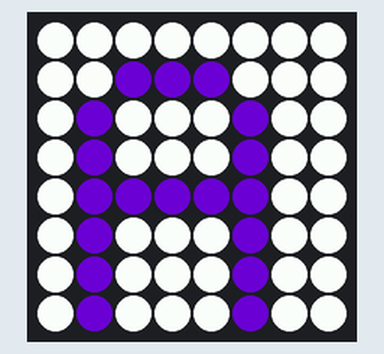
Simulated run of this program. Board: Raspberry Pi (BCM pin numbers) with a Sense HAT. Shown: the Sense HAT's 8×8 RGB LED matrix. Random numbers come from a fixed seed. At 3.0 s the program stops and its outputs stay as they are.

Above: at 0.1 s.
At 1.1 s:
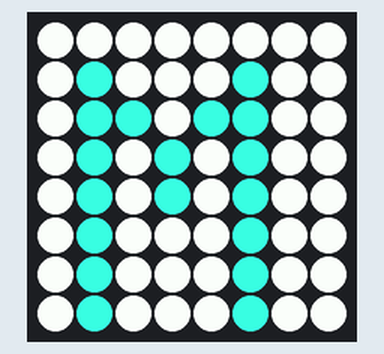
At 2.1 s:
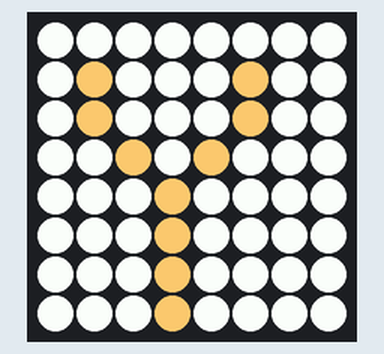

Measured:
- what the display in image 1 shows lasts 1.0 s, from 1.0 s to 2.0 s

The program:

displayingSIngleCharacter.py
```python
from sense_hat import SenseHat
from time import sleep
from random import randint
sense = SenseHat()

white = (255,255,255)
red = (255,0,0)

#Generate a random colour

def pick_random_colour():
    random_red = randint(0,255)
    random_green= randint(0,255)
    random_blue = randint(0,255)
    return (random_red, random_green, random_blue)


sense.show_letter("A", pick_random_colour() , white)
sleep(1)

sense.show_letter("M", pick_random_colour(), white)
sleep(1)

sense.show_letter("Y", pick_random_colour(), white)
sleep(1)

sense.clear()
```
